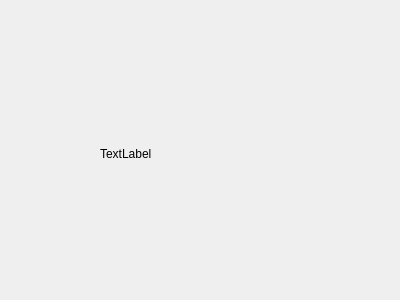
<?xml version="1.0" encoding="UTF-8"?>
<ui version="4.0">
 <class>Widget</class>
 <widget class="QWidget" name="Widget">
  <property name="geometry">
   <rect>
    <x>0</x>
    <y>0</y>
    <width>400</width>
    <height>300</height>
   </rect>
  </property>
  <property name="windowTitle">
   <string>Widget</string>
  </property>
  <widget class="QLabel" name="label">
   <property name="geometry">
    <rect>
     <x>100</x>
     <y>120</y>
     <width>56</width>
     <height>67</height>
    </rect>
   </property>
   <property name="text">
    <string>TextLabel</string>
   </property>
  </widget>
 </widget>
 <layoutdefault spacing="6" margin="11"/>
 <resources/>
 <connections/>
</ui>
